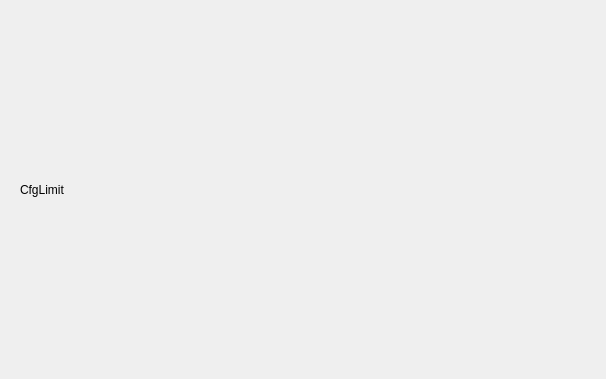
<?xml version="1.0" encoding="UTF-8"?>
<ui version="4.0">
 <class>CfgLimit</class>
 <widget class="QWidget" name="CfgLimit">
  <property name="geometry">
   <rect>
    <x>0</x>
    <y>0</y>
    <width>606</width>
    <height>379</height>
   </rect>
  </property>
  <property name="windowTitle">
   <string>Form</string>
  </property>
  <layout class="QGridLayout" name="gridLayout">
   <item row="0" column="0">
    <widget class="QStackedWidget" name="stackedWidget">
     <property name="contextMenuPolicy">
      <enum>Qt::ActionsContextMenu</enum>
     </property>
     <property name="currentIndex">
      <number>0</number>
     </property>
     <widget class="QWidget" name="mainPage">
      <layout class="QHBoxLayout" name="horizontalLayout">
       <item>
        <widget class="QLabel" name="label">
         <property name="text">
          <string>CfgLimit</string>
         </property>
        </widget>
       </item>
      </layout>
     </widget>
     <widget class="QWidget" name="treePage">
      <layout class="QVBoxLayout" name="verticalLayout">
       <item>
        <widget class="QTreeWidget" name="treeWidget">
         <column>
          <property name="text">
           <string notr="true">1</string>
          </property>
         </column>
        </widget>
       </item>
      </layout>
     </widget>
    </widget>
   </item>
  </layout>
 </widget>
 <resources/>
 <connections/>
</ui>
